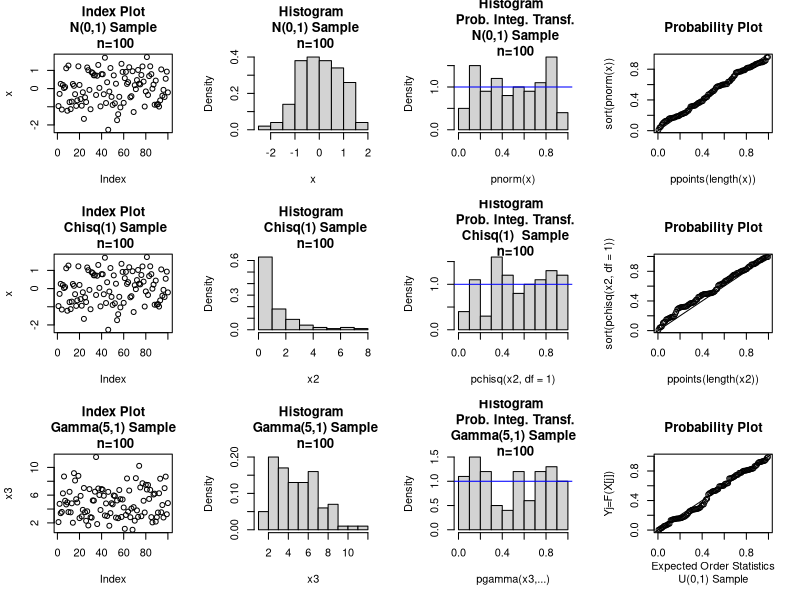
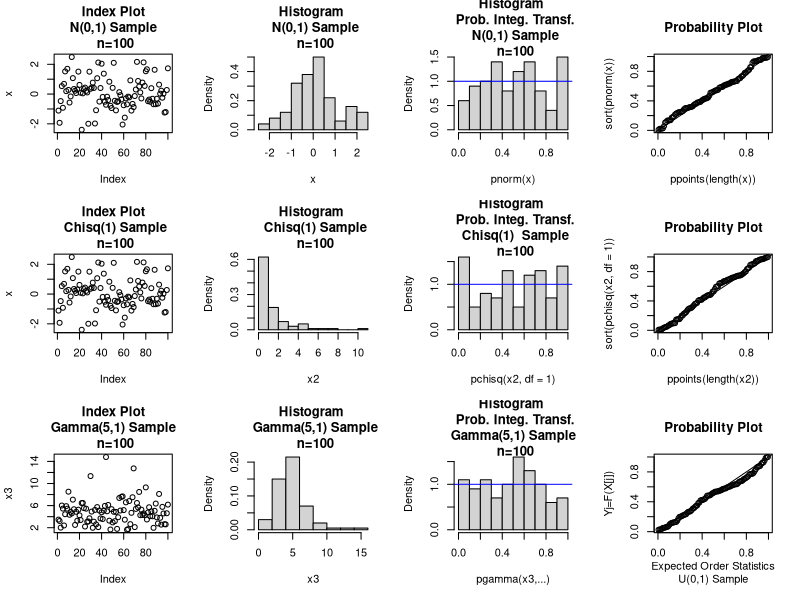
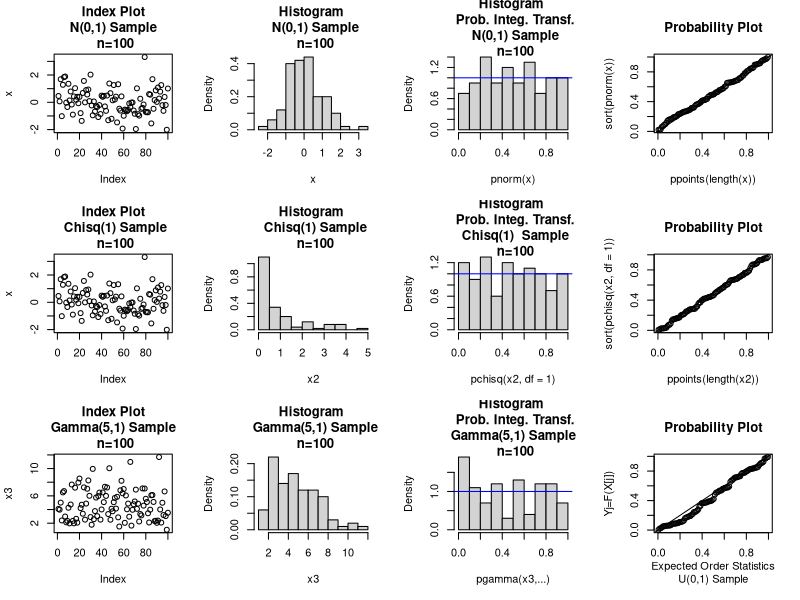
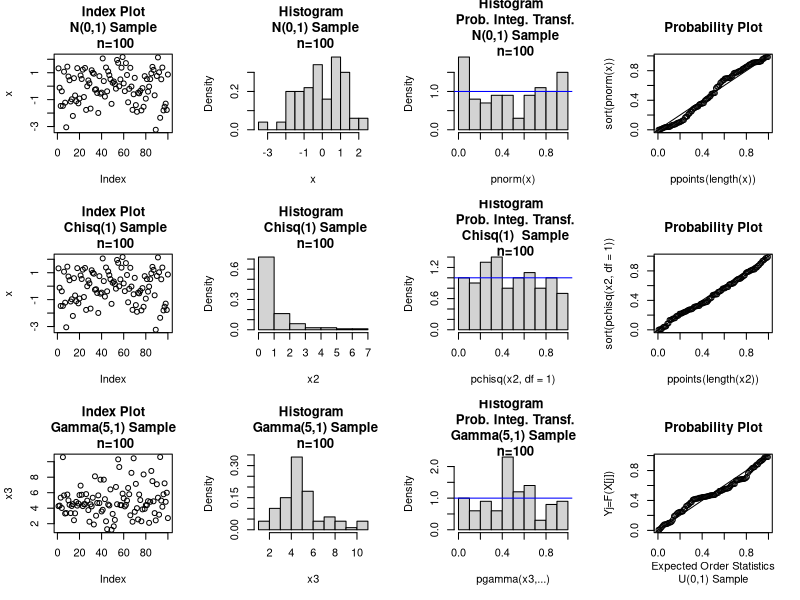
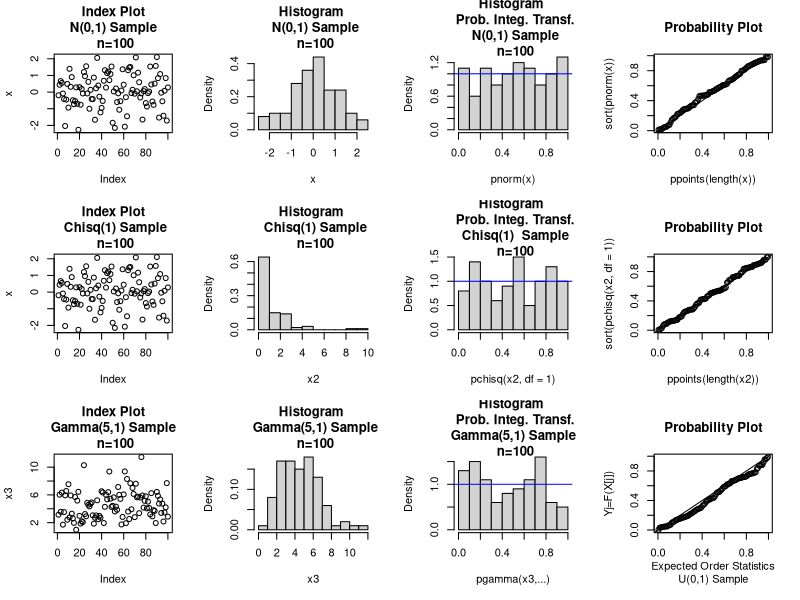
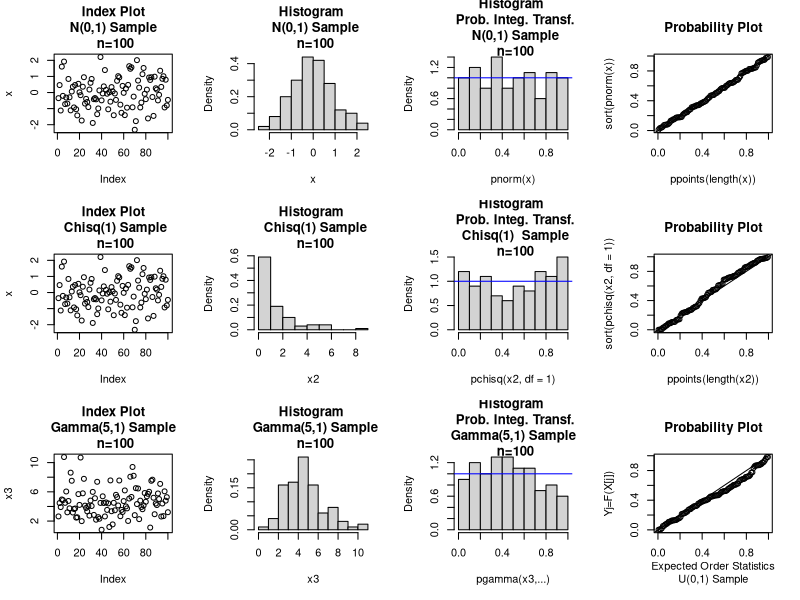
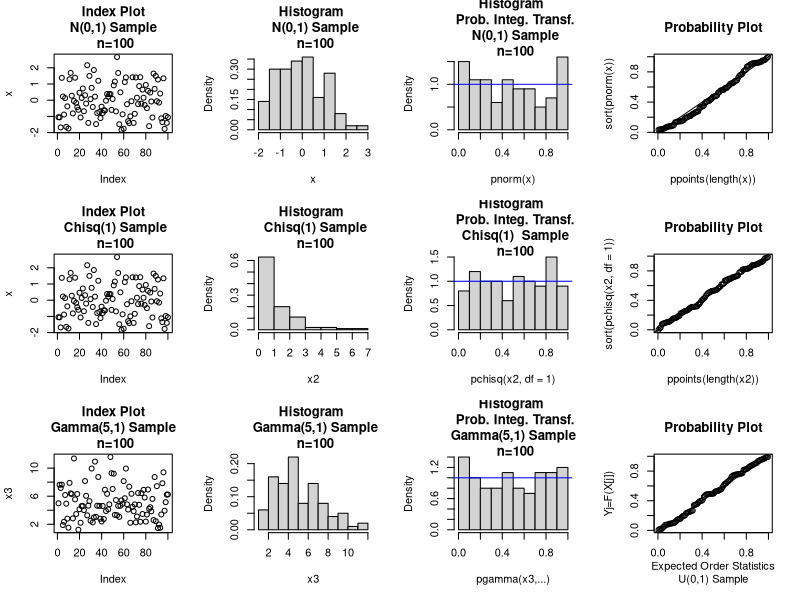
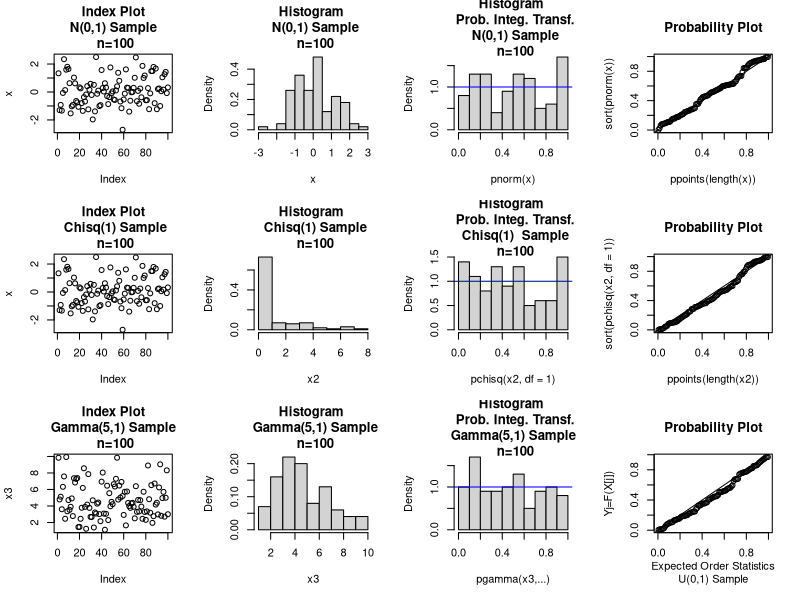

Source code (R) for these figures, in order:
  # RProject7_2_ProbabilityPlots_Comparisons.r

#   Simulate samples from different distributions 
#     Demonstrate that the Probability Integral Transform 
#     of the sample values has a Uniform(0,1) distribution
#   The Probability Plot
set.seed(3)
n.simulations=10
for (j in c(1:n.simulations)){
par(mfrow=c(3,4))
n.samplesize=100
#   2.1 Normal Distribution 
  x=rnorm(n=n.samplesize)
  
  plot(x, main=paste("Index Plot\nN(0,1) Sample","\n n=", as.character(length(x)),sep=""))
  
#  hist(x, main=paste("Histogram \nN(0,1) Sample","\n n=", as.character(length(x)),sep=""))
  hist(x, probability=TRUE,
       main=paste("Histogram \n N(0,1) Sample","\n n=", as.character(length(x)),sep=""))
  abline(h=1,col='blue')
  hist(pnorm(x), probability=TRUE,
       main=paste("Histogram \n Prob. Integ. Transf.\n N(0,1) Sample","\n n=", as.character(length(x)),sep=""))
  abline(h=1,col='blue')
  plot(ppoints(length(x)), sort(pnorm(x)), main="Probability Plot")
       abline(a=0,b=1) # Plot line with slope=0 and intercept=0)

  #   2.2 Chi-square 1  Distribution 
  x2=(rnorm(n=n.samplesize))^2
  
  plot(x, main=paste("Index Plot\n Chisq(1) Sample","\n n=", as.character(length(x)),sep=""))
  
  #  hist(x, main=paste("Histogram \nChisq(1) Sample","\n n=", as.character(length(x)),sep=""))
  hist(x2, probability=TRUE,
       main=paste("Histogram \n Chisq(1) Sample","\n n=", as.character(length(x)),sep=""))
  
  hist(pchisq(x2,df=1), probability=TRUE,
       main=paste("Histogram \n Prob. Integ. Transf.\n Chisq(1)  Sample","\n n=", as.character(length(x)),sep=""))
  abline(h=1,col='blue')
  plot(ppoints(length(x2)), sort(pchisq(x2,df=1)), main="Probability Plot")
  abline(a=0,b=1) # Plot line with slope=0 and intercept=0)
  
  
  #   2.  Gamma(5,1) Distribution 
  gamma.shape=5
  gamma.scale=1
  dist.name=paste("Gamma(", gamma.shape, ",", gamma.scale,")", sep="")
  
  x3=rgamma(n=n.samplesize, shape=gamma.shape, scale=gamma.scale)
  
  plot(x3, main=paste("Index Plot\n", dist.name," Sample","\n n=", as.character(length(x3)),sep=""))
  
  hist(x3, probability=TRUE,
       main=paste("Histogram \n ", dist.name," Sample","\n n=", as.character(length(x)),sep=""))
  
  hist(pgamma(x3,shape=gamma.shape,scale=gamma.scale),
       probability=TRUE,
       xlab="pgamma(x3,...)",
       main=paste("Histogram \n Prob. Integ. Transf.\n", dist.name," Sample","\n n=", as.character(length(x)),sep=""))
  abline(h=1,col='blue')
  plot(ppoints(length(x3)), sort(pgamma(x3,shape=gamma.shape, scale=gamma.scale)),
       xlab="Expected Order Statistics\nU(0,1) Sample",
       ylab="Yj=F(X[j])",
        main="Probability Plot")
  abline(a=0,b=1) # Plot line with slope=0 and intercept=0)
  
}

